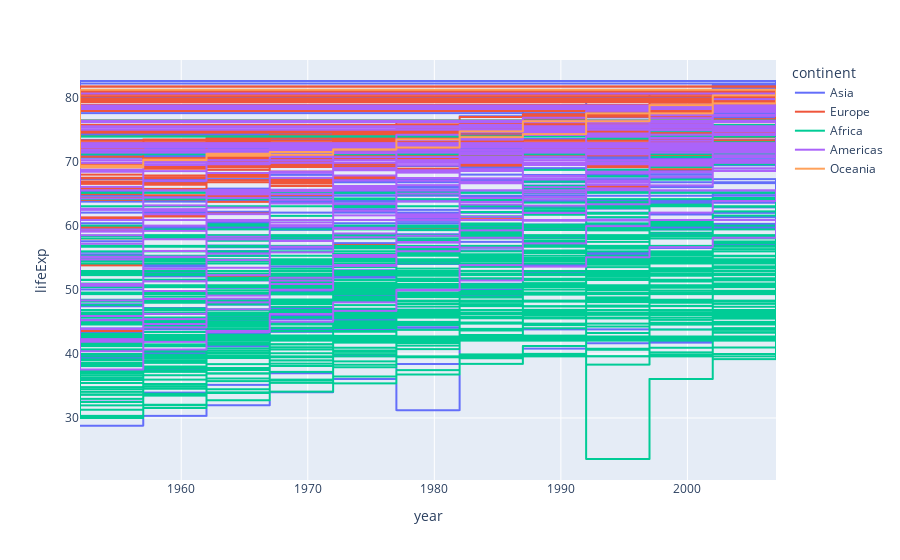

The notebook cell this image was saved under:
### Code cell
px.line(data, x = 'year', y = 'lifeExp', color = 'continent', line_shape = 'hv')

### Figure 1 — Plotly figure (JSON) as saved in the notebook; plotly's stock layout.template omitted (floating-point values rounded to 4 significant figures; data arrays with more than 128 entries replaced by an {"elided": "..."} marker saying what was removed)
{"data": [{"hovertemplate": "continent=Asia<br>year=%{x}<br>lifeExp=%{y}<extra></extra>", "legendgroup": "Asia", "line": {"color": "#636efa", "dash": "solid", "shape": "hv"}, "mode": "lines", "name": "Asia", "showlegend": true, "type": "scattergl", "x": {"elided": "396 int values"}, "xaxis": "x", "y": {"elided": "396 float values"}, "yaxis": "y"}, {"hovertemplate": "continent=Europe<br>year=%{x}<br>lifeExp=%{y}<extra></extra>", "legendgroup": "Europe", "line": {"color": "#EF553B", "dash": "solid", "shape": "hv"}, "mode": "lines", "name": "Europe", "showlegend": true, "type": "scattergl", "x": {"elided": "360 int values"}, "xaxis": "x", "y": {"elided": "360 float values"}, "yaxis": "y"}, {"hovertemplate": "continent=Africa<br>year=%{x}<br>lifeExp=%{y}<extra></extra>", "legendgroup": "Africa", "line": {"color": "#00cc96", "dash": "solid", "shape": "hv"}, "mode": "lines", "name": "Africa", "showlegend": true, "type": "scattergl", "x": {"elided": "624 int values"}, "xaxis": "x", "y": {"elided": "624 float values"}, "yaxis": "y"}, {"hovertemplate": "continent=Americas<br>year=%{x}<br>lifeExp=%{y}<extra></extra>", "legendgroup": "Americas", "line": {"color": "#ab63fa", "dash": "solid", "shape": "hv"}, "mode": "lines", "name": "Americas", "showlegend": true, "type": "scattergl", "x": {"elided": "300 int values"}, "xaxis": "x", "y": {"elided": "300 float values"}, "yaxis": "y"}, {"hovertemplate": "continent=Oceania<br>year=%{x}<br>lifeExp=%{y}<extra></extra>", "legendgroup": "Oceania", "line": {"color": "#FFA15A", "dash": "solid", "shape": "hv"}, "mode": "lines", "name": "Oceania", "showlegend": true, "type": "scattergl", "x": [1952, 1957, 1962, 1967, 1972, 1977, 1982, 1987, 1992, 1997, 2002, 2007, 1952, 1957, 1962, 1967, 1972, 1977, 1982, 1987, 1992, 1997, 2002, 2007], "xaxis": "x", "y": [69.12, 70.33, 70.93, 71.1, 71.93, 73.49, 74.74, 76.32, 77.56, 78.83, 80.37, 81.23, 69.39, 70.26, 71.24, 71.52, 71.89, 72.22, 73.84, 74.32, 76.33, 77.55, 79.11, 80.2], "yaxis": "y"}], "layout": {"legend": {"title": {"text": "continent"}, "tracegroupgap": 0}, "margin": {"t": 60}, "xaxis": {"anchor": "y", "domain": [0, 1], "title": {"text": "year"}}, "yaxis": {"anchor": "x", "domain": [0, 1], "title": {"text": "lifeExp"}}}}
